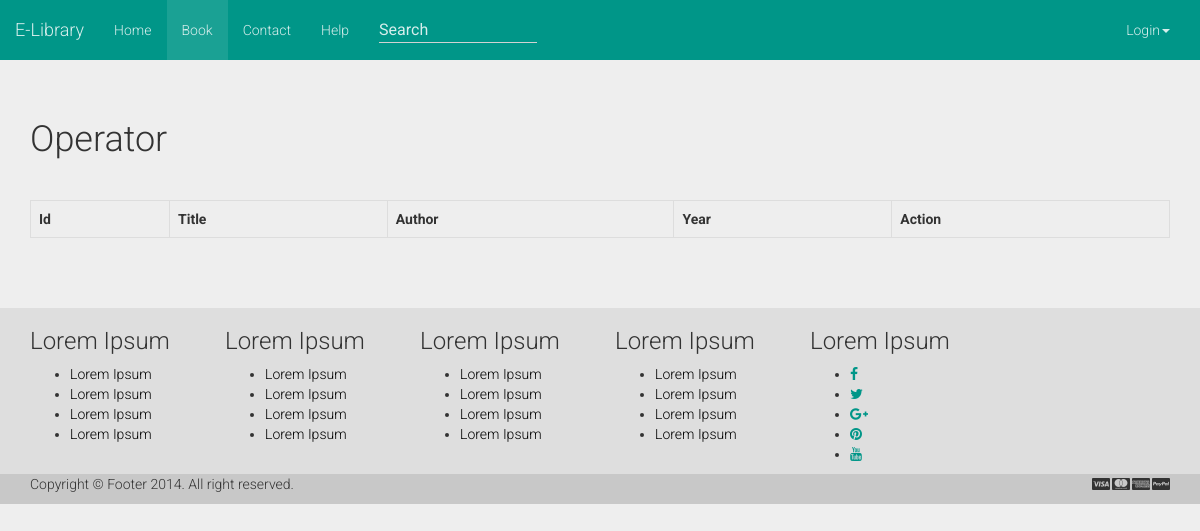
Page /index.php/book on the earlier database version.
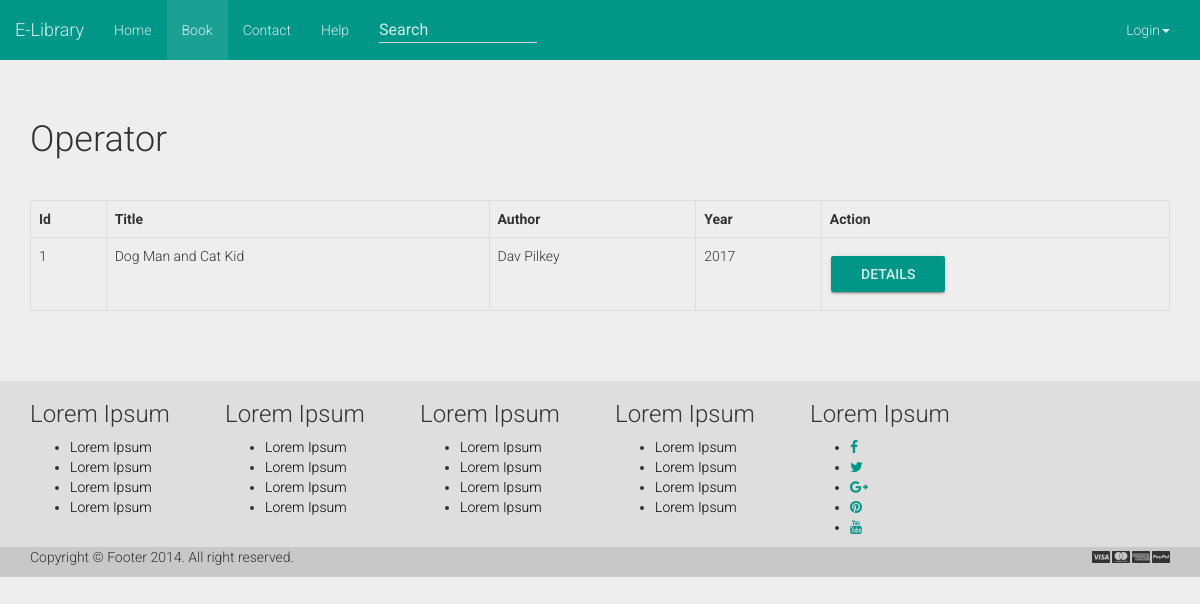
Same page on the later database version.
### tables this page shows
CREATE TABLE `tb_book` (
  `book_id` int(8) NOT NULL,
  `title` varchar(50) NOT NULL,
  `author` varchar(50) NOT NULL,
  `year` smallint(4) NOT NULL,
  `description` text NOT NULL,
  `img_name` varchar(40) NOT NULL
);

### application/controllers/book.php (called while the page is built, shortened)
<?php
class book extends CI_Controller {
	function __construct(){
        $this->load->model('m_book');
    }
	public function index()
	{
		$data['book'] = $this->m_book->show_book()->result();
		$view['title'] = "E-Library | Book";
	   	$view['menu'] = "book";
	   	$view['isi'] = $this->load->view('v_book',$data, TRUE);
		$this->load->view('v_main', $view);
	}
}

### index.php (called while the page is built, shortened)
<?php
require_once BASEPATH.'core/CodeIgniter.php';

### application/models/m_book.php (called while the page is built, shortened)
<?php
  Class m_book extends CI_Model
  {
    function show_book(){
      return $this->db->get('tb_book');
    }
  }
?>

### application/views/v_book.php (the view)
<div class="container">
	<div class="bs-docs-section">
		<div class="row">
			<div class="col-xs-12">
				<div class="page-header">
					<h1 id="type">Operator</h1>
				</div>
				<div class="table-responsive">
                       <table id="hasil" class="table table-bordered" cellspacing="0" width="100%">
                           <tr>
                               <th>Id</th>
                               <th>Title</th>
                               <th>Author</th>
                               <th>Year</th>
                               <th>Action</th>
                           </tr>
						<?php
                               foreach($book as $u){
                           ?>
                           <tr>
                               <td><?php echo $u->book_id ?></td>
                               <td><?php echo $u->title ?></td>
                               <td><?php echo $u->author ?></td>
                               <td><?php echo $u->year ?></td>
                               <td>
                                   <a href="<?php echo base_url()."book/detail?id=".$u->book_id; ?>">
                                       <button class="btn btn-raised btn-primary">Details</button>
                                   </a>
                               </td>
                           </tr>
                           <?php } ?>
                       </table>
                   </div>
			</div>
		</div>
	</div>
</div>

### application/views/v_main.php (shortened to what this page needs)
?><!DOCTYPE html>
<html lang="en">
<head>
  	<link rel="stylesheet" type="text/css" href="//maxcdn.bootstrapcdn.com/bootstrap/3.3.7/css/bootstrap.min.css">
  	<link rel="stylesheet" type="text/css" href="<?php echo base_url(); ?>asset/css/bootstrap-material-design.css">
  	<link rel="stylesheet" type="text/css" href="<?php echo base_url(); ?>asset/css/ripples.min.css">
	<link href="//fezvrasta.github.io/snackbarjs/dist/snackbar.min.css" rel="stylesheet">
</head>
<body>
	<header>
		<div class="navbar navbar-default">
        <div class="container-fluid">
        	<div class="navbar-header">
                <a class="navbar-brand" href="javascript:void(0)">E-Library</a>
            </div>
            <div class="navbar-collapse collapse navbar-responsive-collapse">
            	<ul class="nav navbar-nav">
                  	<li class="<?php if($menu=="home"){echo "active";} ?>"><a href="<?php echo base_url(); ?>">Home</a></li>
                  	<li class="<?php if($menu=="book"){echo "active";} ?>"><a href="<?php echo base_url('book'); ?>">Book</a></li>
                  	<li class="<?php if($menu=="contact"){echo "active";} ?>"><a href="javascript:void(0)">Contact</a></li>
                  	<li class="<?php if($menu=="help"){echo "active";} ?>"><a href="javascript:void(0)">Help</a></li>
                </ul>
                <form class="navbar-form navbar-left">
                	<div class="form-group">
                    	<input type="text" class="form-control col-xs-8" placeholder="Search">
                  	</div>
                </form>
                <ul class="nav navbar-nav navbar-right">
                	<li class="dropdown">
                    	<a href="bootstrap-elements.html" data-target="#" class="dropdown-toggle" data-toggle="dropdown"><?php if($this->session->userdata("loggedin")=="true"){echo $this->session->userdata("name");}else{echo "Login";} ?><b class="caret"></b></a>
                  	</li>
                </ul>
            </div>
        </div>
		</div>
	</header>
	<?php echo $isi ?>
	<link href="//maxcdn.bootstrapcdn.com/font-awesome/4.2.0/css/font-awesome.min.css" rel="stylesheet">
	<footer style="margin-top: 50px">
	    <div class="footer" id="footer" style="background-color: #dedede">
	        <div class="container">
	            <div class="row">
	                <div class="col-lg-2  col-md-2 col-sm-4 col-xs-6" >
	                    <h3>Lorem Ipsum</h3>
	                    <ul>
	                        <li> <a href="#" style="color: black">Lorem Ipsum</a> </li>
	                        <li> <a href="#" style="color: black">Lorem Ipsum</a> </li>
	                        <li> <a href="#" style="color: black">Lorem Ipsum</a> </li>
	                        <li> <a href="#" style="color: black">Lorem Ipsum</a> </li>
	                    </ul>
	                </div>
	                <div class="col-lg-2  col-md-2 col-sm-4 col-xs-6">
	                    <h3> Lorem Ipsum </h3>
	                    <ul>
	                        <li> <a href="#" style="color: black">Lorem Ipsum</a> </li>
	                        <li> <a href="#" style="color: black">Lorem Ipsum</a> </li>
	                        <li> <a href="#" style="color: black">Lorem Ipsum</a> </li>
	                        <li> <a href="#" style="color: black">Lorem Ipsum</a> </li>
	                    </ul>
	                </div>
	                <div class="col-lg-2  col-md-2 col-sm-4 col-xs-6">
	                    <h3> Lorem Ipsum </h3>
	                    <ul>
	                        <li> <a href="#" style="color: black">Lorem Ipsum</a> </li>
	                        <li> <a href="#" style="color: black">Lorem Ipsum</a> </li>
	                        <li> <a href="#" style="color: black">Lorem Ipsum</a> </li>
	                        <li> <a href="#" style="color: black">Lorem Ipsum</a> </li>
	                    </ul>
	                </div>
	                <div class="col-lg-2  col-md-2 col-sm-4 col-xs-6">
	                    <h3> Lorem Ipsum </h3>
	                    <ul>
	                        <li> <a href="#" style="color: black">Lorem Ipsum</a> </li>
	                        <li> <a href="#" style="color: black">Lorem Ipsum</a> </li>
	                        <li> <a href="#" style="color: black">Lorem Ipsum</a> </li>
	                        <li> <a href="#" style="color: black">Lorem Ipsum</a> </li>
	                    </ul>
	                </div>
	                <div class="col-lg-3  col-md-3 col-sm-6 col-xs-12 ">
	                    <h3> Lorem Ipsum </h3>
	                    <ul class="social">
	                        <li> <a href="#"> <i class=" fa fa-facebook">   </i> </a> </li>
	                        <li> <a href="#"> <i class="fa fa-twitter">   </i> </a> </li>
	                        <li> <a href="#"> <i class="fa fa-google-plus">   </i> </a> </li>
	                        <li> <a href="#"> <i class="fa fa-pinterest">   </i> </a> </li>
	                        <li> <a href="#"> <i class="fa fa-youtube">   </i> </a> </li>
	                    </ul>
	                </div>
	            </div>
	        </div>
	    </div>
	    <div class="footer-bottom" style="background-color: #c8c8c8">
	        <div class="container">
	            <p class="pull-left"> Copyright © Footer 2014. All right reserved. </p>
	            <div class="pull-right">
	                <ul class="nav nav-pills payments">
	                    <li><i class="fa fa-cc-visa"></i></li>
	                    <li><i class="fa fa-cc-mastercard"></i></li>
	                    <li><i class="fa fa-cc-amex"></i></li>
	                    <li><i class="fa fa-cc-paypal"></i></li>
	                </ul>
	            </div>
	        </div>
	    </div>
	</footer>
</body>
</html>

Differences in the rows shown:
added tb_book: book_id "1", title "Dog Man and Cat Kid", author "Dav Pilkey", year "2017"
